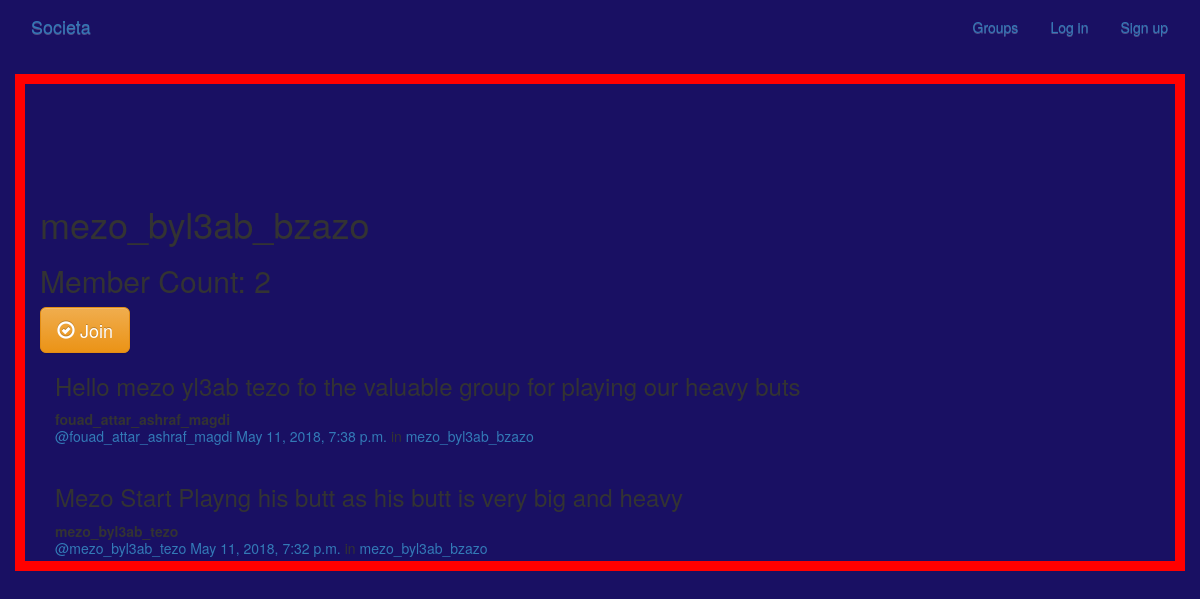
/groups/posts/in/mezo_byl3ab_bzazo/, run on the app's committed database.
### groups/models.py (models this page shows, shortened)
class Group(models.Model):
    name = models.CharField(max_length=255, unique=True)
    slug = models.SlugField(allow_unicode=True, unique=True)
    description = models.TextField(blank=True, default='')
    description_html = models.TextField(editable=False, default='', blank=True)
    members = models.ManyToManyField(User,through="GroupMember")
    class Meta:
        ordering = ["name"]

### posts/models.py (models this page shows, shortened)
class Post(models.Model):
    user = models.ForeignKey(User, related_name="posts", on_delete=models.CASCADE)
    created_at = models.DateTimeField(auto_now=True)
    message = models.TextField()
    message_html = models.TextField(editable=False)
    group = models.ForeignKey(Group, related_name="posts",null=True, blank=True, on_delete=models.CASCADE)
    class Meta:
        ordering = ["-created_at"]
        unique_together = ["user", "message"]

### groups/views.py (the view)
# urls.py: url(r"^posts/in/(?P<slug>[-\w]+)/$",views.SingleGroup.as_view(),name="single"),
class SingleGroup(generic.DetailView):
    model = Group

### groups/templates/groups/group_detail.html
{% extends "groups/group_base.html" %}
{% block pregroup %}
<h1>{{group.name}}</h1>
<h2> Member Count: {{group.members.count}}</h2>
  <div class="content">
				{% if user in group.members.all %}
					<a href="{% url 'groups:leave' slug=group.slug %}" class="btn btn-lg btn-fill btn-warning"><span class="glyphicon glyphicon-remove-circle"></span> Leave</a>
				{% else %}
					<a href="{% url 'groups:join' slug=group.slug %}" class="btn btn-lg btn-fill btn-warning"><span class="glyphicon glyphicon-ok-circle"></span> Join</a>
				{% endif %}
</div>
{% endblock %}
{% block group_content %}
<div class="col-md-8">
	{% if group.posts.count == 0 %}
	<h2>No posts in this group yet!</h2>
	{% else %}
		{% for post in group.posts.all %}
			{% include "posts/_post.html" %}
		{% endfor %}
	{% endif %}
</div>
{% endblock %}

### groups/templates/groups/group_base.html (shortened to what this page needs)
{% extends "base.html" %}
{% block content %}
<div class="container">
  <div class="row">
    {% block pregroup %}{% endblock %}
    {% block group_content %}{% endblock %}
  </div>
</div>
{% endblock %}

### templates/base.html (shortened to what this page needs)
<!DOCTYPE html>
{% load staticfiles %}
<html lang="en" dir="ltr">
  <head>
    <link rel="stylesheet" href="https://maxcdn.bootstrapcdn.com/bootstrap/3.3.7/css/bootstrap.min.css">
    <link rel="stylesheet" href="https://maxcdn.bootstrapcdn.com/bootstrap/3.3.7/css/bootstrap-theme.min.css">
    <link rel="stylesheet" href="{% static 'social_network/css/master.css' %}">
  </head>
  <body>
    <nav class="navbar" role="navigation" id="navbar">
    			<div class="collapse navbar-collapse">
            <a class="navbar-brand mynav"  href="{% url 'home' %}">Societa</a>
            <div class="collapse navbar-collapse" id="navbarText">
              <ul class="nav navbar-nav navbar-right">
    						{% if user.is_authenticated %}
                      <li><a href="{% url 'posts:create' %}" class="btn btn-simple">Post</a></li>
                      <li><a href="{% url 'groups:all' %}" class="btn btn-simple">Groups</a></li>
                      <li><a href="{% url 'groups:create' %}" class="btn btn-simple">Create Group</a></li>
                      <li><a href="{% url 'accounts:logout' %}" class="btn btn-simple">Log out</a></li>
    						{% else %}
    						      <li><a href="{% url 'groups:all' %}"class="btn btn-simple">Groups</a></li>
    						      <li><a href="{% url 'accounts:login' %}" class="btn btn-simple">Log in</a></li>
    						      <li><a href="{% url 'accounts:signup' %}" class="btn btn-simple">Sign up</a></li>
    						{% endif %}
    					</ul>
            </div>
          </div>
      </nav>
        <div class="container mycontent">
          {% block content %}
          {% endblock %}
        </div>
  </body>
</html>

### posts/templates/posts/_post.html (shortened to what this page needs)
<div class="post media">
	<h3>{{ post.message_html|safe }}</h3>
	<div class="media-body">
		<strong>{{ post.user.username }}</strong>
		<h5 class="media-heading">
			<span class="username"><a href="{% url 'posts:for_user' username=post.user.username %}">@{{ post.user.username }}</a></span>
			<time class="time"><a href="{% url 'posts:single' username=post.user.username pk=post.pk %}">{{ post.created_at }}</a></time>
			{% if post.group %}
			<span class="group-name">in <a href="#">{{ post.group.name }}</a></span>
			{% endif %}
		</h5>
	</div>
</div>

### static/css/master.css (style rules this page uses)
.mycontent { padding-top: 100px; border: 10px solid red; }
html, body { height: 100%; width: 100%; overflow: hidden; background: #191063; margin: 0; }

### data on the page
Group: name "mezo_byl3ab_bzazo", members.count "2"
Post: message_html "Hello mezo yl3ab tezo fo the valuable group for playing our heavy buts", user.username "fouad_attar_ashraf_magdi", created_at "May 11, 2018, 7:38 p.m.", group.name "mezo_byl3ab_bzazo"
Post: message_html "Mezo Start Playng his butt as his butt is very big and heavy", user.username "mezo_byl3ab_tezo", created_at "May 11, 2018, 7:32 p.m.", group.name "mezo_byl3ab_bzazo"
